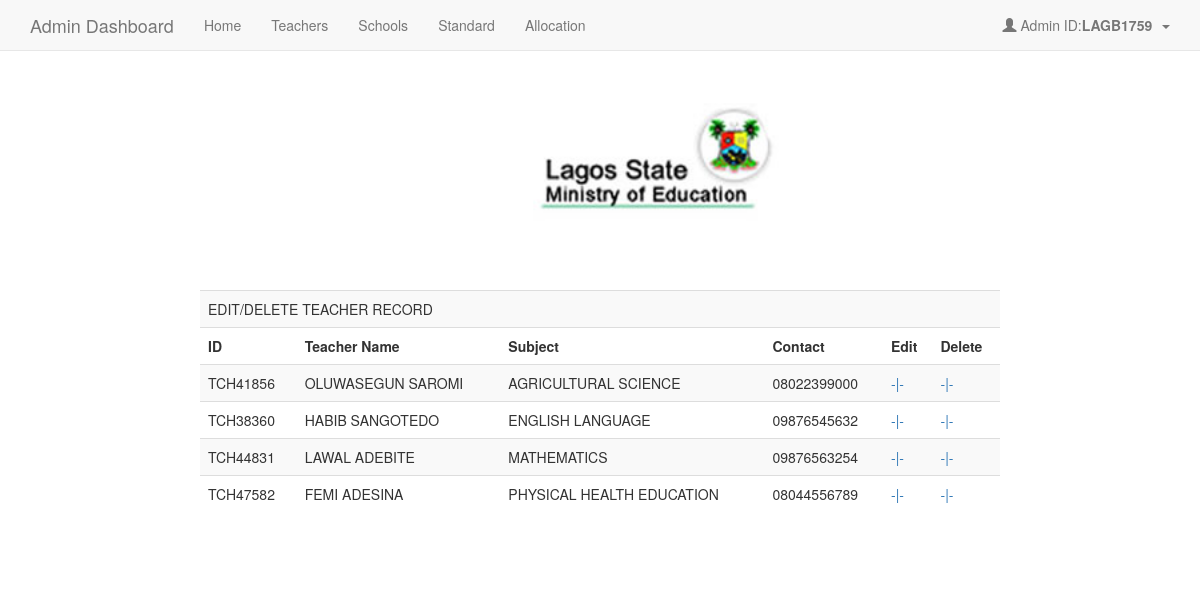
The page /login/teacher.php (signed in) on the database its author committed.
### tables this page shows
CREATE TABLE `users` (
  `userId` int(11) NOT NULL,
  `userName` varchar(30) NOT NULL,
  `userEmail` varchar(60) NOT NULL,
  `userPass` varchar(255) NOT NULL
);

CREATE TABLE `teacher_tbl` (
  `SN` int(255) NOT NULL,
  `teacher_id` varchar(255) NOT NULL,
  `teacher_name` varchar(255) NOT NULL,
  `teacher_contact` varchar(255) NOT NULL,
  `teacher_email` varchar(255) NOT NULL,
  `teacher_subject` varchar(255) NOT NULL,
  `status` int(255) NOT NULL
);

### login/teacher.php (the view, shortened to what this page needs)
<?php
	$conn = mysqli_connect('localhost','root','','lagoseduboard');
	$res=mysqli_query($conn,"SELECT * FROM users WHERE userId=".$_SESSION['user']);
	$userRow=mysqli_fetch_array($res);
?>
<!DOCTYPE html>
<html>
<head>
<link rel="stylesheet" href="assets/css/bootstrap.min.css">
<link rel="stylesheet" href="style.css" type="text/css" />
</head>
<body>
	<nav class="navbar navbar-default navbar-fixed-top">
      <div class="container">
        <div class="navbar-header">
          <a class="navbar-brand" href="#">Admin Dashboard </a>
        </div>
        <div id="navbar" class="navbar-collapse collapse">    <ul class="nav navbar-nav">            <li><a href="detail.php">Home</a></li><li><a href="teacher.php">Teachers</a></li>
            <li><a href="school.php">Schools</a></li>
<li><a href="standard.php">Standard</a></li>
<li><a href="assign.php">Allocation</a></li>
          </ul>
          <ul class="nav navbar-nav navbar-right">
            <li class="dropdown">
              <a href="#" class="dropdown-toggle" data-toggle="dropdown" role="button" aria-haspopup="true" aria-expanded="false">
			  <span class="glyphicon glyphicon-user"></span>&nbsp;Admin ID:<strong><?php echo $userRow['userName']; ?> </strong>&nbsp;<span class="caret"></span></a>
            </li>
          </ul>
        </div>
      </div>
    </nav>
	<div id="wrapper">
<div style="background-image: url(onlineapp/ccslogo/header.jpg); background-repeat: no-repeat center center; background-size: cover; height: 200px"></div>
	<div class="container"><br>
	  <div class="col-lg-12">
		<div class="row">
			<div id="form-content"><br>
<table width="100%" border="0" class="table table-striped">
  <tr>
    <td colspan="6">EDIT/DELETE TEACHER RECORD</td>
    </tr>
  <tr>
    <td><strong>ID</strong></td>
    <td><strong>Teacher Name</strong></td>
    <td><strong>Subject</strong></td>
    <td><strong>Contact</strong></td>
    <td><strong>Edit</strong></td>
    <td><strong>Delete</strong></td>  </tr>
<?php
$conn = mysqli_connect('localhost','root','','lagoseduboard');
$detaila = mysqli_query($conn,"SELECT * FROM teacher_tbl");
while (@$detailfetcha=mysqli_fetch_array($detaila)){?>
<?php
$teacher_id=$detailfetcha['teacher_id'];
$teacher_name=$detailfetcha['teacher_name'];
$teacher_subject=$detailfetcha['teacher_subject'];
$teacher_contact=$detailfetcha['teacher_contact'];
?>
<tr>
    <td><?php echo $teacher_id; ?></td>
    <td><?php echo $teacher_name; ?></td>
    <td><?php echo $teacher_subject; ?></td>
    <td><?php echo $teacher_contact; ?></td>
<td><a href="teacher_edit.php?page=null&teacher_id=<?php echo $teacher_id; ?>" title="<?php echo $teacher_id; ?>">-|-</a></td>
<td><a href="teacher_delete.php?page=null&teacher_id=<?php echo $teacher_id; ?>" title="<?php echo $teacher_id; ?>">-|-</a></td>  </tr> <?php }?>
</table><br><br>
		  </div>
            </div>
	</div>
</div>
</div>
</body>
</html>

### login/style.css (style rules this page uses)
* { margin:0; padding:0; }
#wrapper { padding-top:50px; }

### login/teacher.php (style rules this page uses)
#form-content { margin: 0 auto; width: 800px; }

### rows shown on the page
users: userName "LAGB1759"
teacher_tbl: teacher "TCH41856", teacher_name "OLUWASEGUN SAROMI", teacher_subject "AGRICULTURAL SCIENCE", teacher_contact "08022399000"
teacher_tbl: teacher "TCH38360", teacher_name "HABIB SANGOTEDO", teacher_subject "ENGLISH LANGUAGE", teacher_contact "09876545632"
teacher_tbl: teacher "TCH44831", teacher_name "LAWAL ADEBITE", teacher_subject "MATHEMATICS", teacher_contact "09876563254"
teacher_tbl: teacher "TCH47582", teacher_name "FEMI ADESINA", teacher_subject "PHYSICAL HEALTH EDUCATION", teacher_contact "08044556789"
